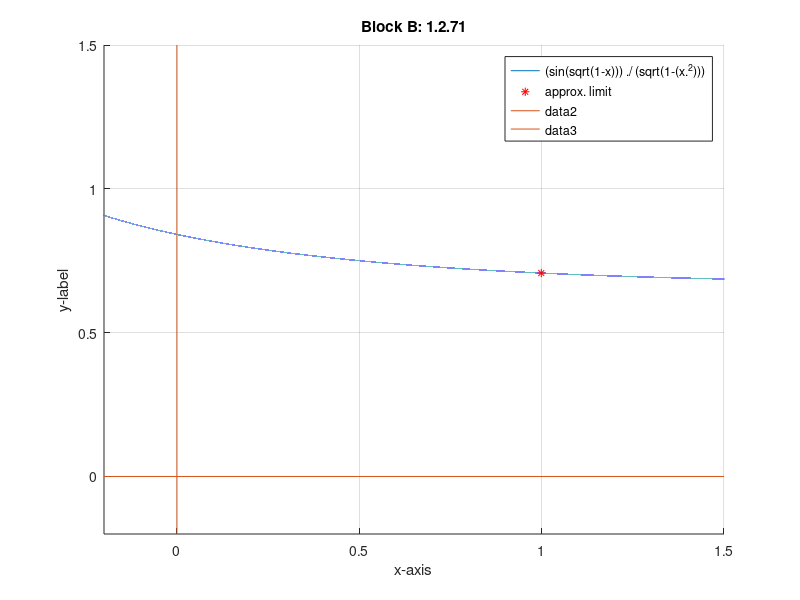

MATLAB code to generate this figure:
format long % enable 4 decimal place precision

% plot 
f = @(x) (sin(sqrt(1-x))) ./ (sqrt(1-(x.^2))); % "sin" is radians by default
hold on
fplot(f);
plot(0.999, f(0.999), 'r*') % read x value from graph plot
hold off

% print result
fprintf("when x->1-  then y reaches %f", f(0.999))

% style
grid on
axis([-0.2 1.5 -0.2 1.5])
legend("(sin(sqrt(1-x))) ./ (sqrt(1-(x.^2)))", "approx. limit")
title("Block B: 1.2.71")
line(xlim, [0, 0])
line([0, 0], ylim)
xlabel("x-axis")
ylabel("y-label")